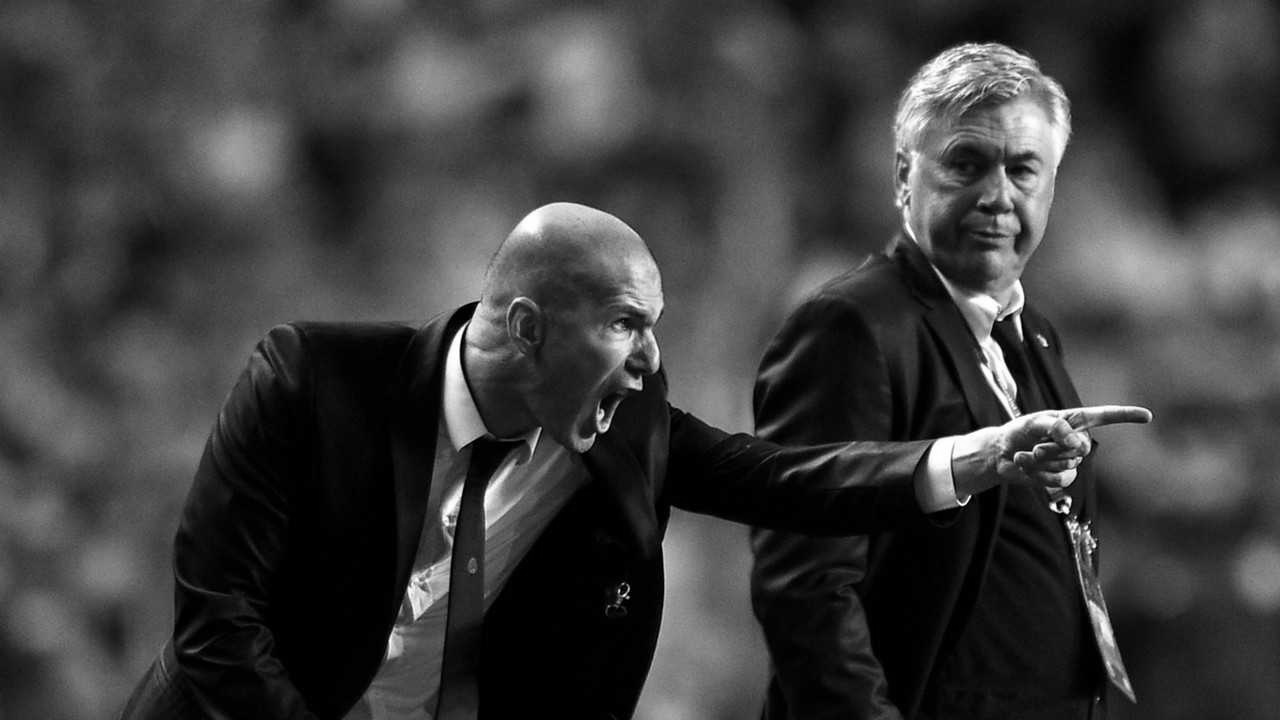
#> input picture Data/zidane_gray.jpg, 1280 x 720 px
$ jupyter execute lab-6.ipynb
#> lines starting #> are read from the running program, lines starting #| are printed output that depends on the picture; after the words box and inside, x2 and y2 are one past the last pixel; in counts of white or black regions, pixels touching at a corner belong together
# LAB-6

### Author

- [Navaneeth Sivakumar (21BAI1302)](https://github.com/Sivakumar-Navaneeth)

### Loading the black and white image

[cell 1]
import cv2
import numpy as np
from matplotlib import pyplot as plt

image = cv2.imread('Data/zidane_gray.jpg' , cv2.IMREAD_GRAYSCALE)  # Read image as grayscale
#> image is the input picture: shape (720, 1280); min 0, max 255, mean 60.8


plt.imshow(image, cmap='gray')
plt.title('Original Image')
plt.axis('off')
plt.show()

### Function to disply the reults with original image

[cell 2]
def display_results(original, function, function_name):
    plt.figure(figsize=(10, 8))

    plt.subplot(1, 2, 1)
    plt.imshow(original, cmap='gray')
    plt.title('Original Image')

    plt.subplot(1, 2, 2)
    plt.imshow(function, cmap='gray')
    plt.title(function_name)

    plt.tight_layout()
    plt.show()

### Adaptive and Global Thresholding

[cell 3]
def thresholding(image):
    # Global Thresholding (Otsu's method)
    _, global_thresh = cv2.threshold(image, 0, 255, cv2.THRESH_BINARY + cv2.THRESH_OTSU)
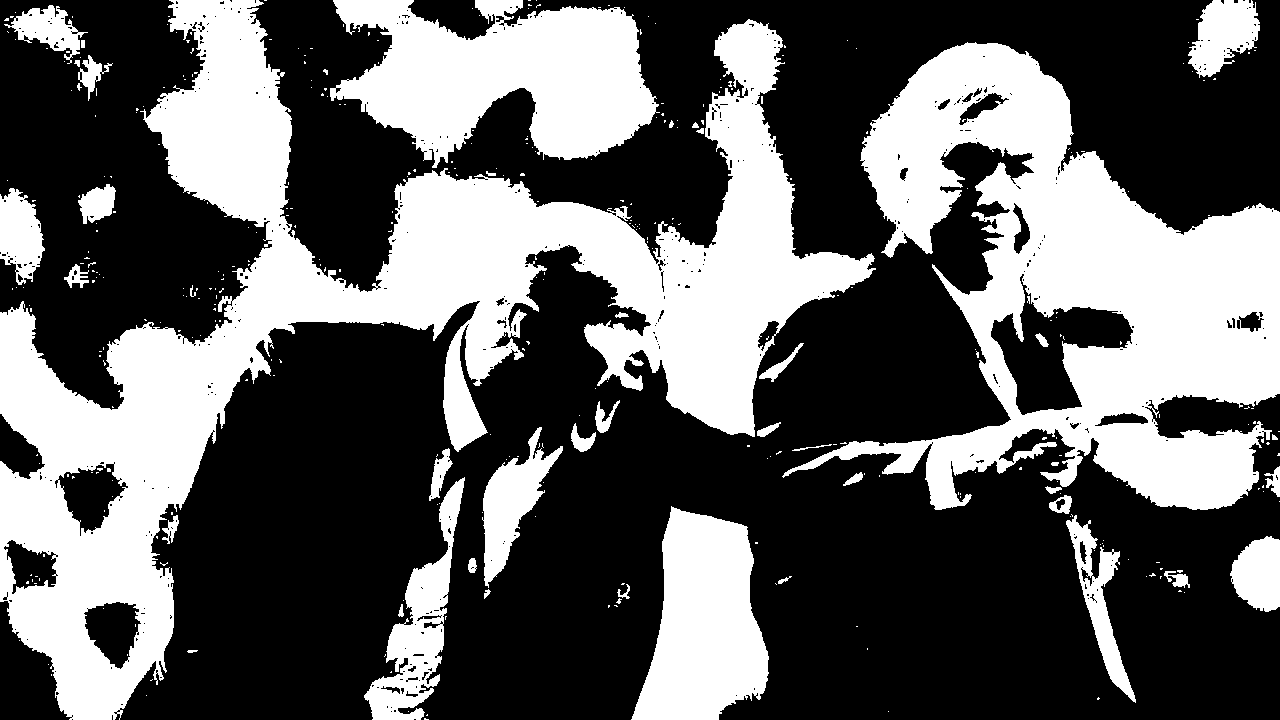
#> global_thresh: shape (720, 1280); 37.6% white; 375 white regions (331 under 20 px), largest, box (x1, y1, x2, y2) and area: (0, 0, 876, 720) 159813, (782, 42, 1280, 510) 98004, (330, 0, 660, 168) 34610

    # Adaptive Thresholding (Gaussian)
    adaptive_thresh = cv2.adaptiveThreshold(image, 255, cv2.ADAPTIVE_THRESH_GAUSSIAN_C, cv2.THRESH_BINARY, 11, 2)
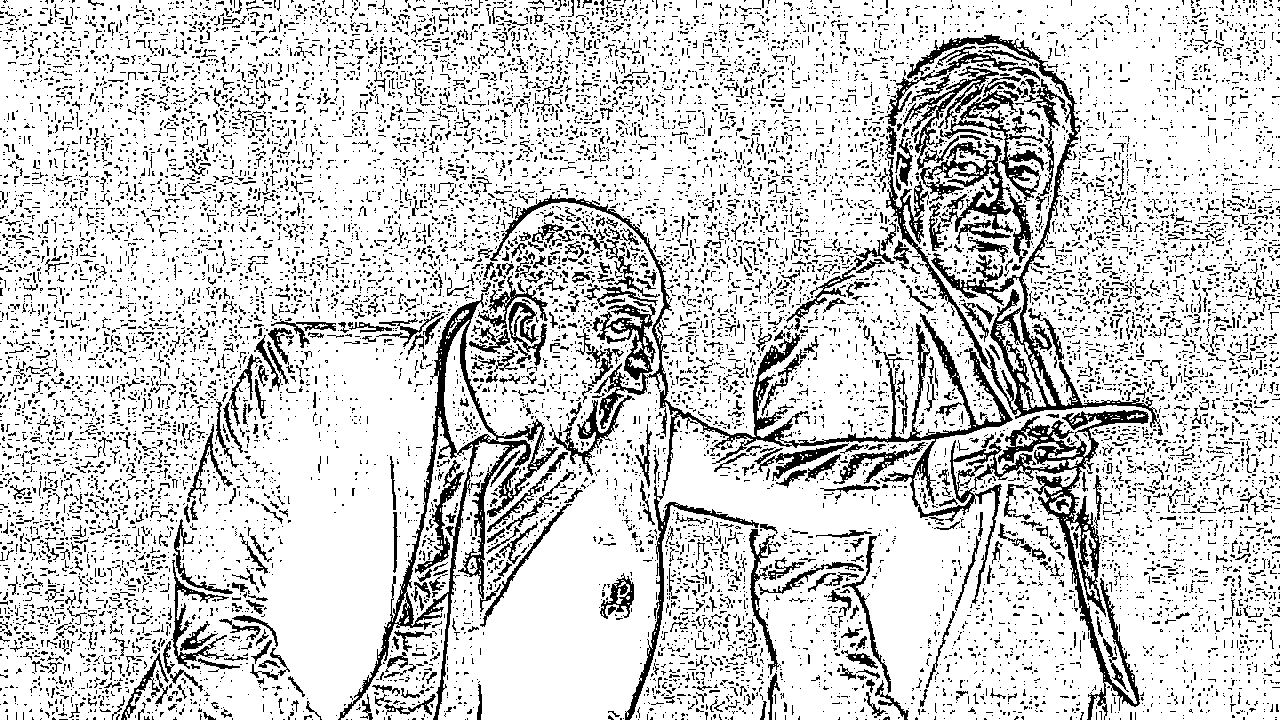
#> adaptive_thresh: shape (720, 1280); 81.5% white; black in thin lines or dots

    return global_thresh, adaptive_thresh

global_thresh, adaptive_thresh = thresholding(image)

display_results(image, global_thresh, 'Global Thresholding')
#> in display_results, `plt.show()`:
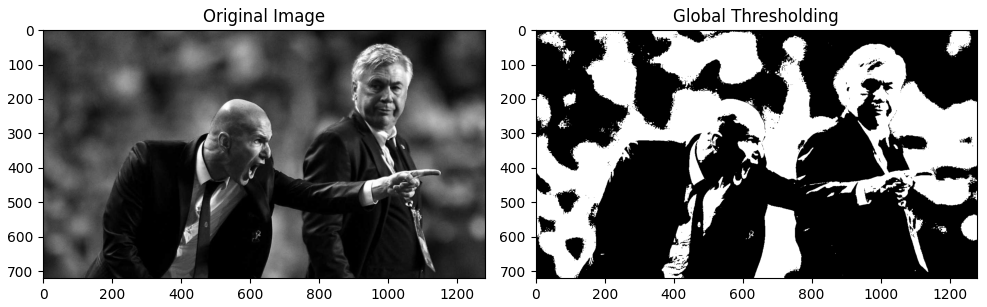
#> figure drawn by matplotlib, 2 panels
display_results(image, adaptive_thresh, 'Adaptive Thresholding')
#> call 2 of display_results, with function_name = 'Adaptive Thresholding'
#> in display_results (call 2), `plt.show()`:
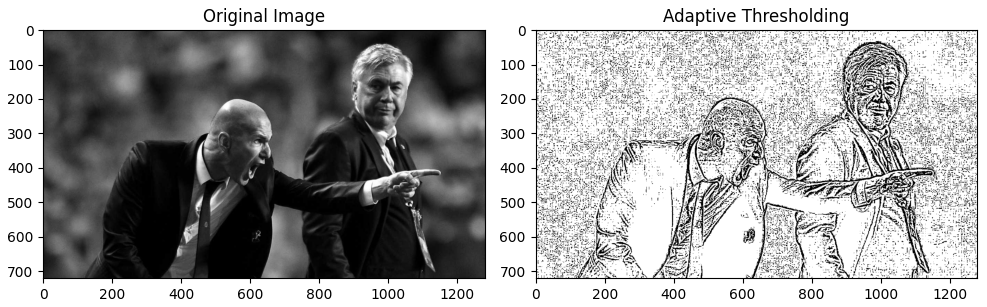
#> figure drawn by matplotlib, 2 panels

### Region Growing based on intensity similarity

#### Fix Seed Point to any pixel value

[cell 4]
seed_point = (100,100)

[cell 5]
def region_growing(image, seed_point, threshold=15):
#> called with seed_point = (100, 100), threshold = 15
    rows, cols = image.shape
#> rows = 720; cols = 1280
    segmented_image = np.zeros_like(image)
    visited = np.zeros_like(image, dtype=bool)

    # Initialize stack for region growing
    stack = [seed_point]
    visited[seed_point] = True
    segmented_image[seed_point] = 255

    seed_value = image[seed_point]
#> seed_value = 65

    while stack:
        x, y = stack.pop()

        # Check 4-neighbors (up, down, left, right)
        for dx, dy in [(-1, 0), (1, 0), (0, -1), (0, 1)]:
            nx, ny = x + dx, y + dy
            if 0 <= nx < rows and 0 <= ny < cols and not visited[nx, ny]:
                if abs(int(image[nx, ny]) - int(seed_value)) < threshold:
                    segmented_image[nx, ny] = 255
                    stack.append((nx, ny))
                visited[nx, ny] = True

    return segmented_image

region_grown_image = region_growing(image, seed_point)
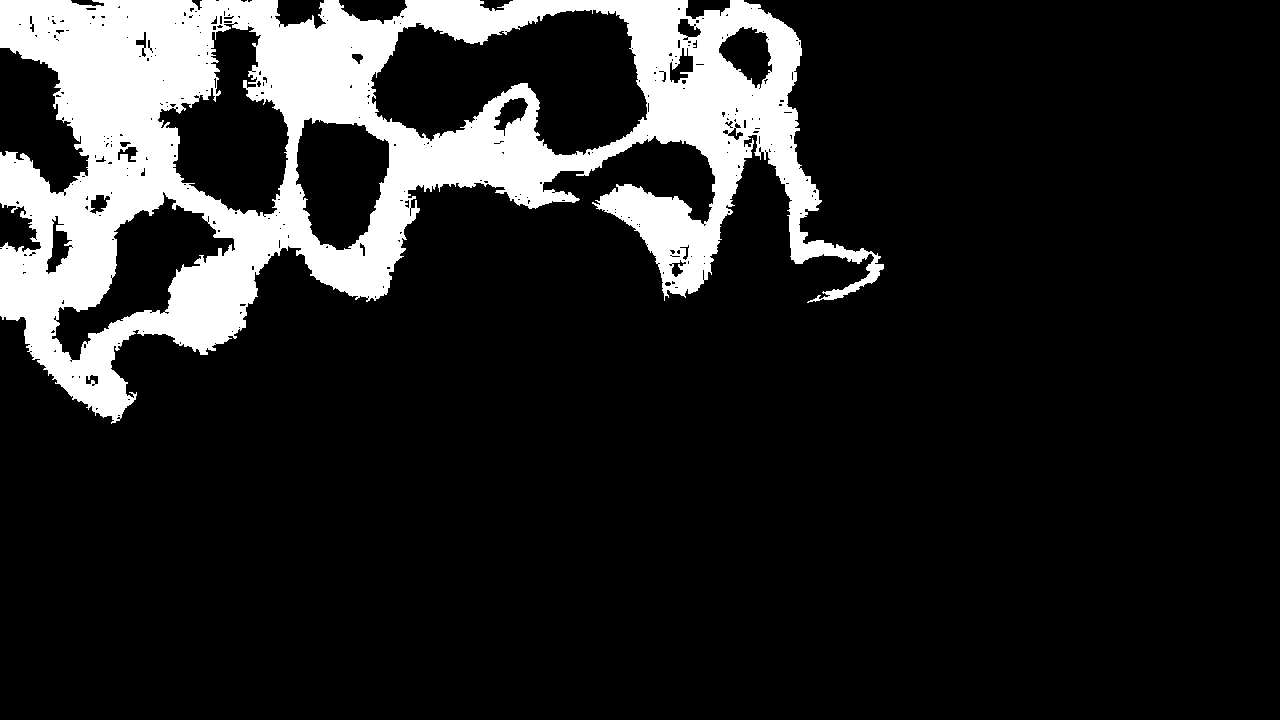
#> region_grown_image: shape (720, 1280); 14.5% white; 1 white region, box (x1, y1, x2, y2) and area: (0, 0, 884, 424) 133799

display_results(image, region_grown_image, 'Region Growing')
